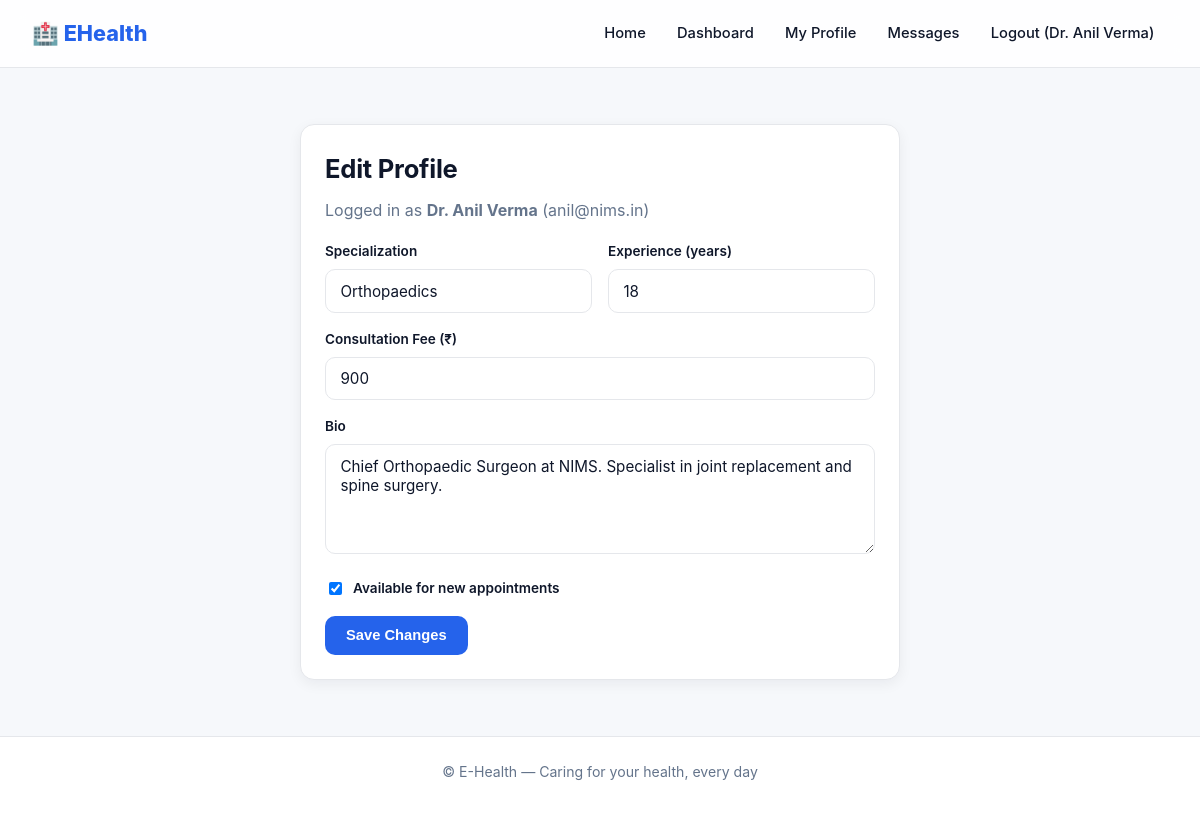
The page /doctor/profile (signed in) on the database its author committed.
### tables this page shows
CREATE TABLE users (
        id INTEGER PRIMARY KEY AUTOINCREMENT,
        name TEXT NOT NULL,
        email TEXT UNIQUE NOT NULL,
        phone TEXT NOT NULL,
        password TEXT NOT NULL,
        role TEXT NOT NULL CHECK(role IN ('doctor','patient')),
        created_at TIMESTAMP DEFAULT CURRENT_TIMESTAMP
    );

CREATE TABLE doctor_profiles (
        id INTEGER PRIMARY KEY AUTOINCREMENT,
        user_id INTEGER UNIQUE REFERENCES users(id),
        specialization TEXT NOT NULL,
        experience INTEGER DEFAULT 0,
        fee REAL DEFAULT 500,
        bio TEXT DEFAULT '',
        available INTEGER DEFAULT 1,
        hospital TEXT DEFAULT 'EHealth Clinic',
        address TEXT DEFAULT '',
        latitude REAL DEFAULT 0.0,
        longitude REAL DEFAULT 0.0
    );

### app.py (the view, shortened to what this page needs)
@app.route("/doctor/profile", methods=["GET","POST"])
@login_required(role="doctor")
def doctor_profile():
    db = get_db()
    profile = db.execute("SELECT * FROM doctor_profiles WHERE user_id=?", (session["user_id"],)).fetchone()
    user    = db.execute("SELECT * FROM users WHERE id=?", (session["user_id"],)).fetchone()
    return render_template("doctor_profile.html", profile=profile, user=user)

### app.py (called while the page is built)
def get_db():
    if "db" not in g:
        g.db = sqlite3.connect(DB)
        g.db.row_factory = sqlite3.Row
        g.db.execute("PRAGMA foreign_keys = ON")
    return g.db

def login_required(role=None):
    def decorator(f):
        @wraps(f)
        def wrapped(*a, **kw):
            if "user_id" not in session:
                flash("Please log in first.", "warning")
                return redirect(url_for("login"))
            if role and session.get("role") != role:
                flash("Access denied.", "danger")
                return redirect(url_for("index"))
            return f(*a, **kw)
        return wrapped
    return decorator

### templates/doctor_profile.html (shortened to what this page needs)
{% extends "base.html" %}
{% block content %}
<div class="container">
  <div class="container-sm" style="margin:0 auto;max-width:640px">
    <div class="card">
      <h2>Edit Profile</h2>
      <p style="color:var(--muted);margin-bottom:18px">Logged in as <strong>{{ user.name }}</strong> ({{ user.email }})</p>
      <form method="POST">
        <div class="form-row">
          <div class="form-group">
            <label>Specialization</label>
            <input type="text" name="specialization" value="{{ profile.specialization }}" required>
          </div>
          <div class="form-group">
            <label>Experience (years)</label>
            <input type="number" name="experience" value="{{ profile.experience }}" min="0">
          </div>
        </div>
        <div class="form-group">
          <label>Consultation Fee (₹)</label>
          <input type="number" name="fee" value="{{ profile.fee|int }}" min="0">
        </div>
        <div class="form-group">
          <label>Bio</label>
          <textarea name="bio">{{ profile.bio }}</textarea>
        </div>
        <div class="form-group">
          <label style="display:flex;align-items:center;gap:8px;cursor:pointer">
            <input type="checkbox" name="available" {% if profile.available %}checked{% endif %} style="width:auto">
            <span>Available for new appointments</span>
          </label>
        </div>
        <button class="btn btn-primary">Save Changes</button>
      </form>
    </div>
  </div>
</div>
{% endblock %}

### templates/base.html (shortened to what this page needs)
<!DOCTYPE html>
<html lang="en">
<head>
<link rel="stylesheet" href="{{ url_for('static', filename='style.css') }}">
</head>
<body>
<nav class="navbar">
  <div class="nav-container">
    <a href="{{ url_for('index') }}" class="brand">🏥 EHealth</a>
    <div class="nav-links" id="navLinks">
      <a href="{{ url_for('index') }}">Home</a>
      {% if session.user_id %}
        {% if session.role == 'patient' %}
          <a href="{{ url_for('patient_dashboard') }}">Dashboard</a>
          <a href="{{ url_for('browse_doctors') }}">Find Doctors</a>
          <a href="{{ url_for('view_subscriptions') }}">Plans</a>
          <a href="{{ url_for('chat_contacts') }}">Messages</a>
        {% else %}
          <a href="{{ url_for('doctor_dashboard') }}">Dashboard</a>
          <a href="{{ url_for('doctor_profile') }}">My Profile</a>
          <a href="{{ url_for('chat_contacts') }}">Messages</a>
        {% endif %}
        <a href="{{ url_for('logout') }}">Logout ({{ session.user_name }})</a>
      {% else %}
        <a href="{{ url_for('login') }}">Login</a>
        <a href="{{ url_for('register') }}">Register</a>
      {% endif %}
    </div>
  </div>
</nav>
<main class="page-main">
{% block content %}{% endblock %}
</main>
<footer class="footer">
  <p>© E-Health — Caring for your health, every day</p>
</footer>
</body>
</html>

### static/style.css (style rules this page uses)
:root { --primary:#2563eb; --primary-dark:#1d4ed8; --primary-light:#dbeafe; --accent:#10b981; --accent-dark:#059669; --warning:#f59e0b; --danger:#ef4444; --bg:#f6f8fb; --surface:#ffffff; --text:#0f172a; --text-muted:#64748b; --muted:#64748b; --border:#e5e7eb; --shadow:0 4px 14px rgba(15,23,42,.06); --shadow-lg:0 12px 32px rgba(15,23,42,.10); --radius:14px; --radius-sm:10px; --gradient:linear-gradient(135deg,#2563eb 0%,#10b981 100%); }
* { box-sizing:border-box }
html,body { margin:0;padding:0 }
body { font-family:'Inter','Segoe UI',system-ui,-apple-system,sans-serif; background:var(--bg); color:var(--text); line-height:1.6; -webkit-font-smoothing:antialiased; min-height:100vh; display:flex;flex-direction:column; }
a { color:var(--primary);text-decoration:none;transition:color .2s }
h1,h2,h3,h4 { margin:0 0 .5rem;font-weight:700;letter-spacing:-.01em;color:var(--text) }
h2 { font-size:clamp(1.3rem,2.2vw,1.6rem) }
p { margin:0 0 .75rem;color:var(--text-muted) }
.navbar { position:sticky;top:0;z-index:50; background:rgba(255,255,255,.85); backdrop-filter:saturate(180%) blur(12px); -webkit-backdrop-filter:saturate(180%) blur(12px); border-bottom:1px solid var(--border); }
.nav-container { max-width:100%;margin:0 auto;padding:.85rem 2rem; display:flex;align-items:center;justify-content:space-between;gap:1rem;flex-wrap:wrap; }
.brand { font-size:1.35rem;font-weight:800;color:var(--primary); display:inline-flex;align-items:center;gap:.4rem; }
.nav-links { display:flex;align-items:center;gap:.25rem;flex-wrap:wrap }
.nav-links a { color:var(--text);font-weight:500;font-size:.92rem; padding:.5rem .85rem;border-radius:8px;transition:all .2s; }
.container { max-width:100%;margin:0 auto;padding:1.75rem 2rem }
.container-sm { max-width:520px;margin:0 auto;padding:1.75rem 1.25rem }
.card { background:var(--surface); border:1px solid var(--border); border-radius:var(--radius); box-shadow:var(--shadow); padding:1.5rem; transition:box-shadow .25s,transform .25s; }
.btn { display:inline-flex;align-items:center;justify-content:center;gap:.4rem; padding:.7rem 1.25rem;border:1px solid transparent;border-radius:10px; font-size:.92rem;font-weight:600;cursor:pointer; text-decoration:none;transition:all .2s;line-height:1;white-space:nowrap; }
.btn-primary { background:var(--primary);color:#fff }
.form-group { margin-bottom:1rem }
.form-row { display:grid;grid-template-columns:1fr 1fr;gap:1rem }
label { display:block;font-size:.85rem;font-weight:600;color:var(--text);margin-bottom:.4rem }
input,select,textarea { width:100%;padding:.7rem .9rem;font-size:.95rem;font-family:inherit; border:1px solid var(--border);border-radius:10px;background:#fff;color:var(--text); transition:border-color .2s,box-shadow .2s; }
textarea { min-height:110px;resize:vertical }
.footer { margin-top:auto;padding:1.5rem 1rem;text-align:center; color:var(--text-muted);font-size:.88rem;background:#fff;border-top:1px solid var(--border); }
.page-main { flex:1 0 auto;display:flex;flex-direction:column }
.page-main > section, .page-main > .container, .page-main > .container-sm, .page-main > .auth-portrait-wrap { width:100% }
.footer { flex-shrink:0 }

### rows shown on the page
users: user_name "Dr. Anil Verma", name "Dr. Anil Verma", email "anil@nims.in"
doctor_profiles: specialization "Orthopaedics", experience "18", fee "900", bio "Chief Orthopaedic Surgeon at NIMS. Specialist in joint replacement and spine surgery.", available "☑"
